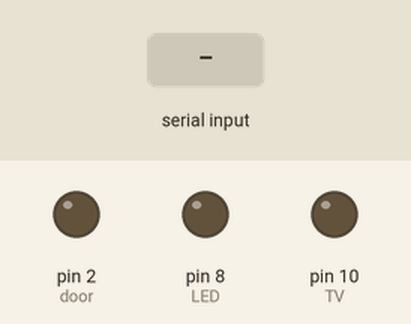
This sketch was run on a simulated Arduino Uno, built with avr-gcc and run on an emulated ATmega328P. Shown: output pins drawn as LEDs (lit = HIGH). Inputs (shaded band) come from the test bench.

Above: at 1.2 s.
1.3 s: "1\n" received over Serial
At 2.5 s:
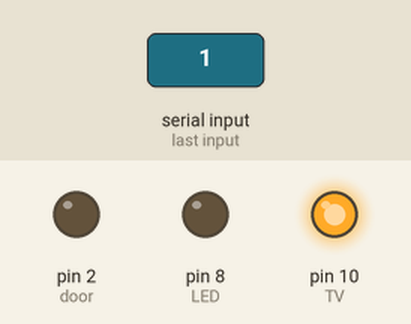
2.8 s: "3\n" received over Serial
At 3.9 s:
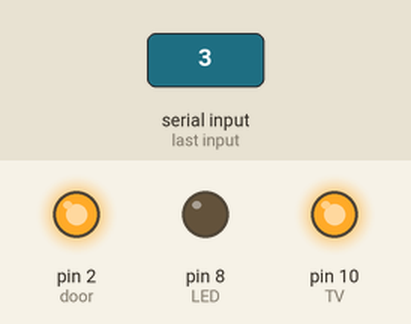
4.3 s: "2\n" received over Serial
At 5.0 s:
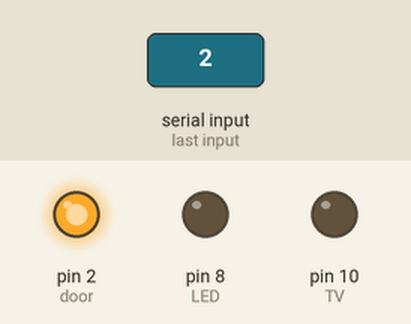
5.8 s: "5\n" received over Serial
At 6.2 s:
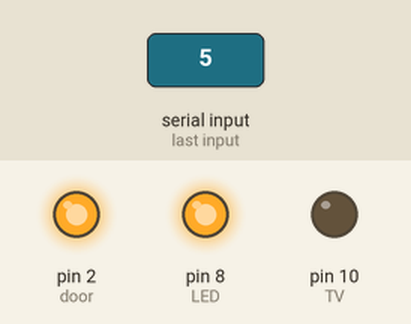
7.3 s: "4\n" received over Serial
At 8.5 s:
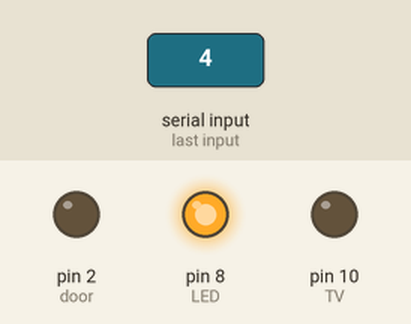
8.8 s: "6\n" received over Serial
At 9.7 s:
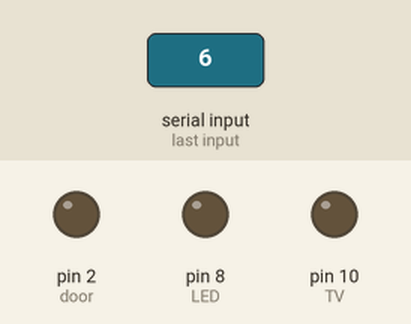
Timing chart, 0 to 11.3 s (numbered marks = the images above; inputs shaded):
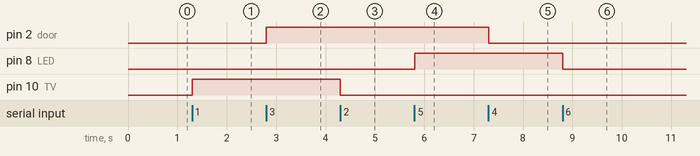

The sketch:

sound_detect_model_1.ino
```cpp
const int TV = 10;  // LED connected to digital pin 13 (TV)
const int LED = 8;  // LED connected to digital pin 7 (additional LED)
const int door = 2; // Door connected to digital pin 8 (change to another pin)

void setup() {
  pinMode(TV, OUTPUT);   // Initialize the TV LED pin as an output
  pinMode(LED, OUTPUT);   // Initialize the additional LED pin as an output
  pinMode(door, OUTPUT);  // Initialize the door pin as an output

  Serial.begin(9600);       // Initialize serial communication at 9600 baud
}

void loop() {
  if (Serial.available() > 0) {
    String command = Serial.readStringUntil('\n');  // Read the command from serial
    command.trim();                                 // Remove leading and trailing whitespaces

    if (command == "1") {
      digitalWrite(TV, HIGH);  // Turn on the TV LED
    } else if (command == "2") {
      digitalWrite(TV, LOW);   // Turn off the TV LED
    } else if (command == "3") {
      digitalWrite(door, HIGH);  // Open the door
    } else if (command == "4") {
      digitalWrite(door, LOW);   // Close the door
    } else if (command == "5") {
      digitalWrite(LED, HIGH);   // Turn on the additional LED
    } else if (command == "6") {
      digitalWrite(LED, LOW);    // Turn off the additional LED
    }
  }
}
```

Measured:
- after the input at 1.3 s, pin 10 (TV): LOW → HIGH at once
- after the input at 2.8 s, pin 2 (door): LOW → HIGH at once
- after the input at 4.3 s, pin 10 (TV): HIGH → LOW at once
- after the input at 5.8 s, pin 8 (LED): LOW → HIGH at once
- after the input at 7.3 s, pin 2 (door): HIGH → LOW at once
- after the input at 8.8 s, pin 8 (LED): HIGH → LOW at once
